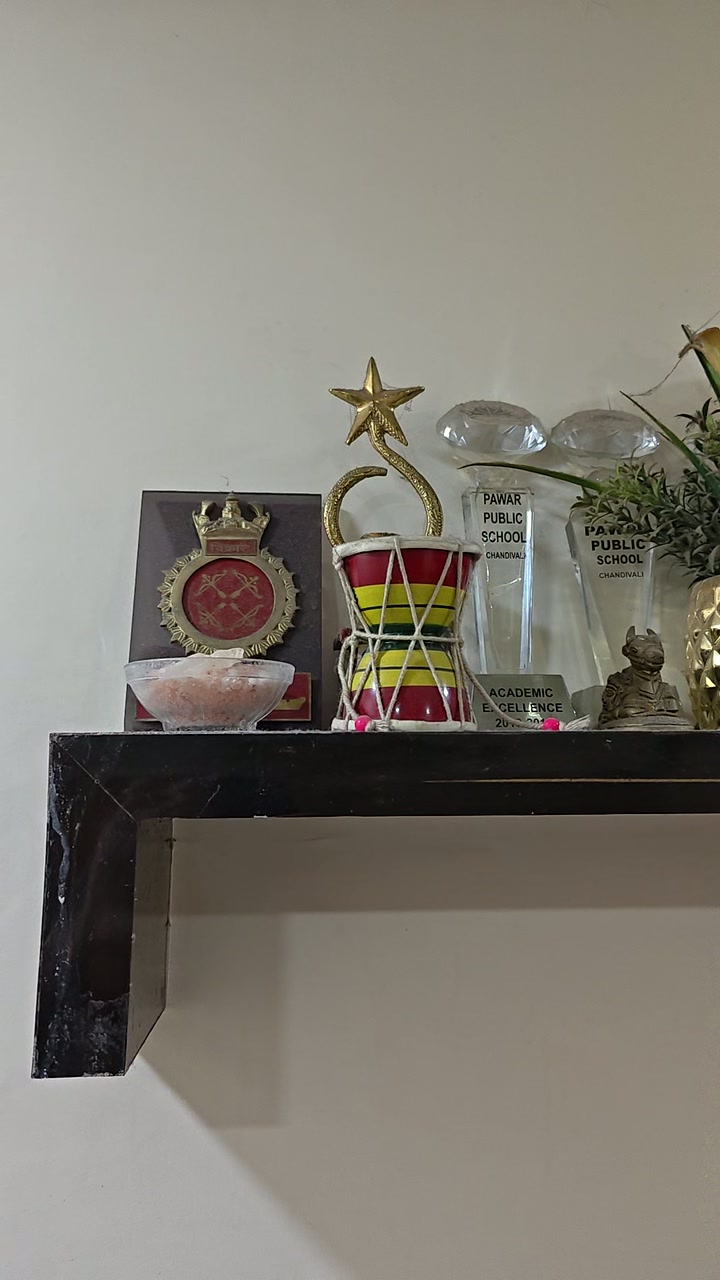
#> input picture data/scene/input/0000.jpg, 720 x 1280 px, given as the content of the folder data/candidates, which was not available
$ python filter_frames.py   (older library calls are emulated)
#> lines starting #> are read from the running program, lines starting #| are printed output that depends on the picture; pictures that were not available may be replaced by others from this repository, and a replacement may not be noted
import argparse
import csv
import shutil
from pathlib import Path
import cv2
import matplotlib.pyplot as plt


def sharpness(path):
    # variance of Laplacian: higher = sharper
    gray = cv2.imread(str(path), cv2.IMREAD_GRAYSCALE)
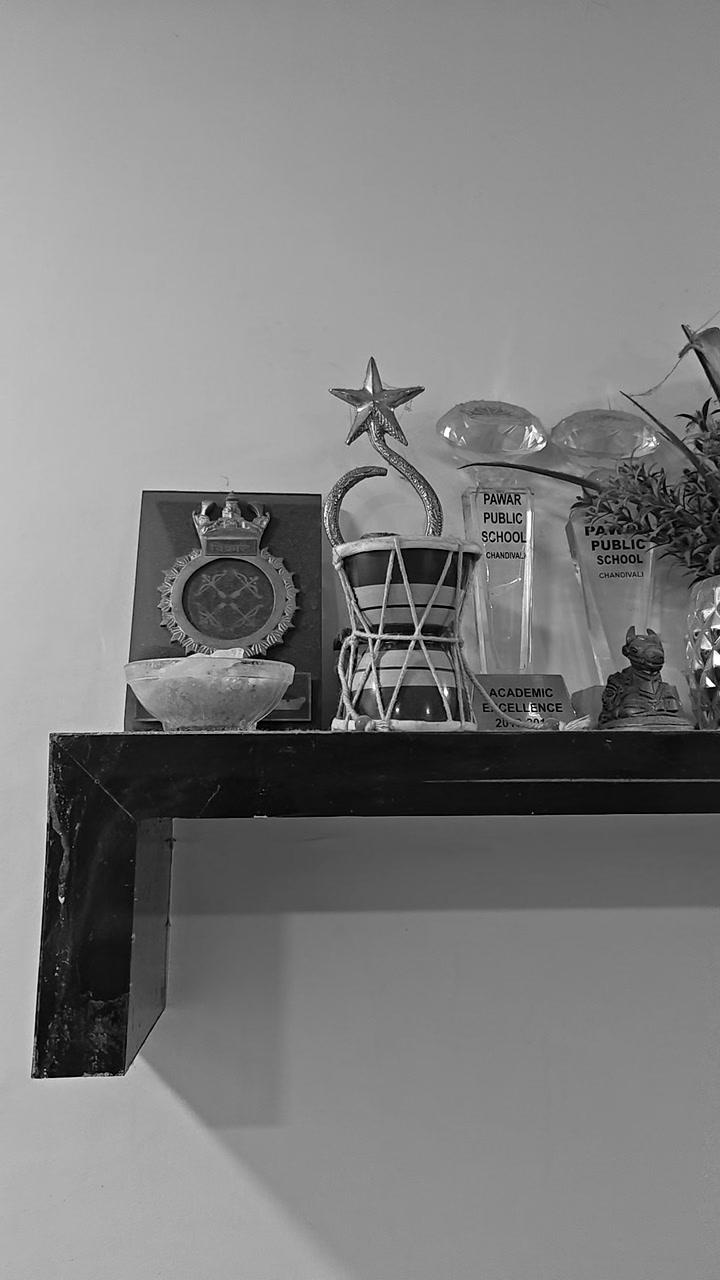
#> gray: shape (1280, 720); min 0, max 255, mean 126.9
    return cv2.Laplacian(gray, cv2.CV_64F).var()


def main():
    p = argparse.ArgumentParser()
    p.add_argument("--src", default="data/candidates")
    p.add_argument("--dst", default="data/scene/input")
    p.add_argument("--group", type=int, default=4)
    p.add_argument("--results", default="results")
    args = p.parse_args()

    src, dst, res = Path(args.src), Path(args.dst), Path(args.results)
    dst.mkdir(parents=True, exist_ok=True)
    (res / "figures").mkdir(parents=True, exist_ok=True)

    frames = sorted(src.glob("*.jpg"))
    if not frames:
        raise SystemExit(f"no .jpg files in {src}")

    scores = [sharpness(f) for f in frames]
#> scores = [539.1]
    print(f"scored {len(frames)} frames")

    # keep the sharpest frame in each consecutive group
    kept = []
    for start in range(0, len(frames), args.group):
        idx = range(start, min(start + args.group, len(frames)))
        kept.append(max(idx, key=lambda i: scores[i]))
#> after the loop, kept = [0]

    # copy with sequential names so sorted order = capture order
    for new_i, i in enumerate(kept):
        shutil.copy2(frames[i], dst / f"{new_i:04d}.jpg")
#> this loop made 1 pass
#> (new_i, i) on pass 1: (0, 0)
    print(f"kept {len(kept)} frames -> {dst}")
#| kept 1 frames -> data/scene/input

    # save scores for the report
    kept_set = set(kept)
#> kept_set = 1 item
    with open(res / "sharpness.csv", "w", newline="") as f:
        w = csv.writer(f)
        w.writerow(["frame", "score", "kept"])
        for i, fr in enumerate(frames):
            w.writerow([fr.name, f"{scores[i]:.2f}", int(i in kept_set)])

    # plot all scores and kept frames highlighted
    plt.figure(figsize=(10, 4))
    plt.plot(scores, color="lightgray", label="all candidates")
    plt.scatter(kept, [scores[i] for i in kept], s=12, color="tab:blue", label="kept")
    plt.xlabel("candidate frame index")
    plt.ylabel("variance of Laplacian")
    plt.title(f"Frame sharpness (group size {args.group})")
    plt.legend()
    plt.tight_layout()
    plt.savefig(res / "figures" / "sharpness.png", dpi=150)
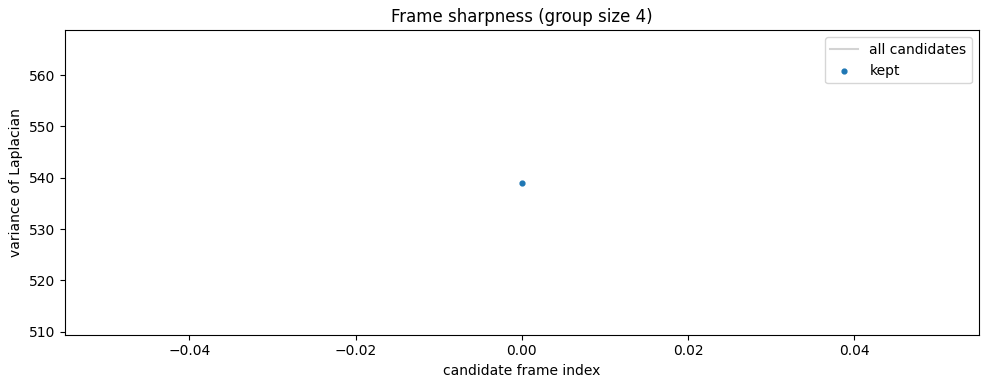
#> figure drawn by matplotlib, 1 panel
    print(f"plot -> {res / 'figures' / 'sharpness.png'}")


if __name__ == "__main__":
    main()

$ run again, on data/scene/input/0004.jpg
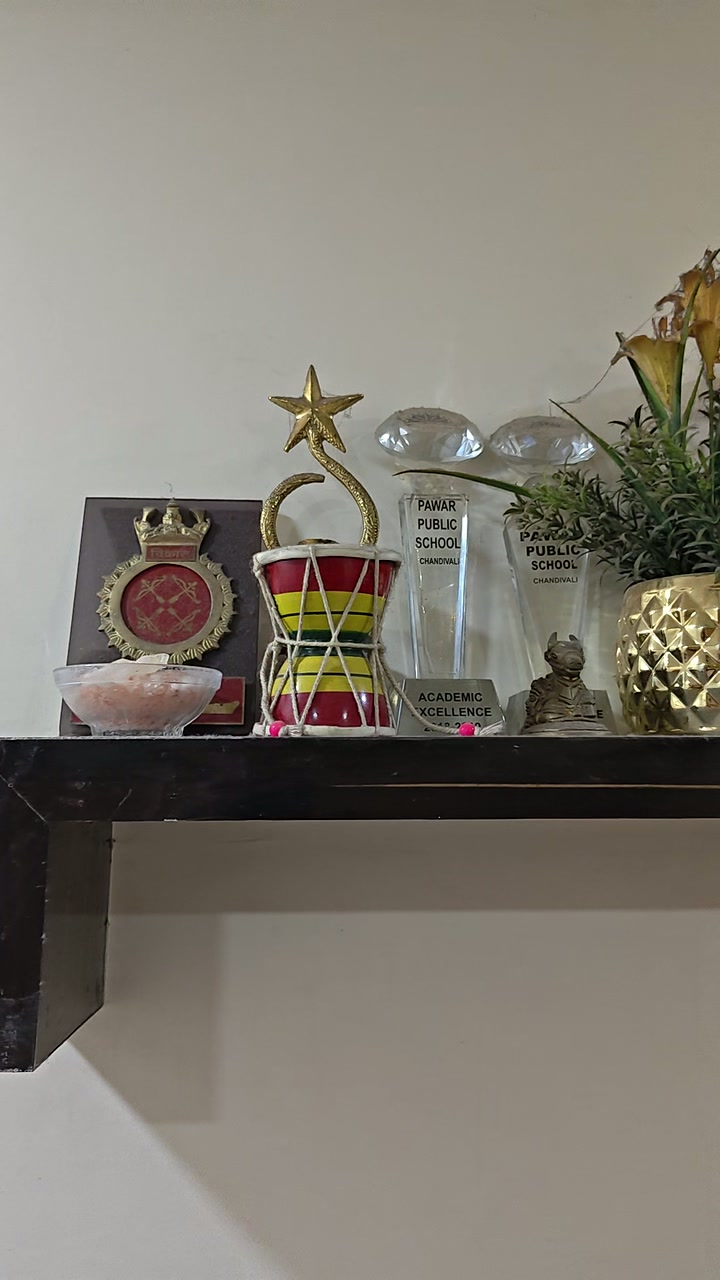
#> input picture data/scene/input/0004.jpg, 720 x 1280 px, given as the content of the folder data/candidates, which was not available
#> in sharpness, `gray = cv2.imread(str(path), cv2.IMREAD_GRAYSCALE)`:
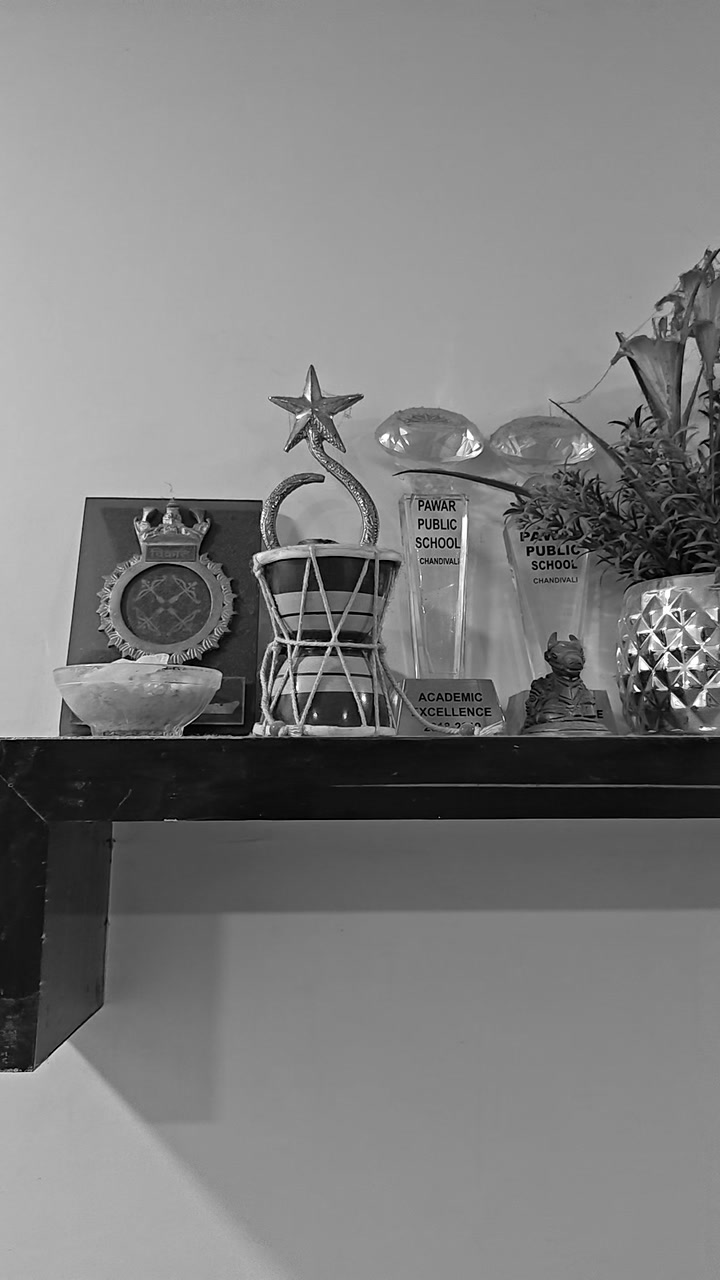
#> gray: shape (1280, 720); min 0, max 255, mean 125.1
#> scores = [573.3]
#> after the loop in main, `for start in range(0, len(frames), args.group):`: kept = [0]
#> the loop in main, `for new_i, i in enumerate(kept):` made 1 pass
#> (new_i, i) on pass 1: (0, 0)
#| kept 1 frames -> data/scene/input
#> kept_set = 1 item
#> in main, `plt.savefig(res / "figures" / "sharpness.png", dpi=150)`:
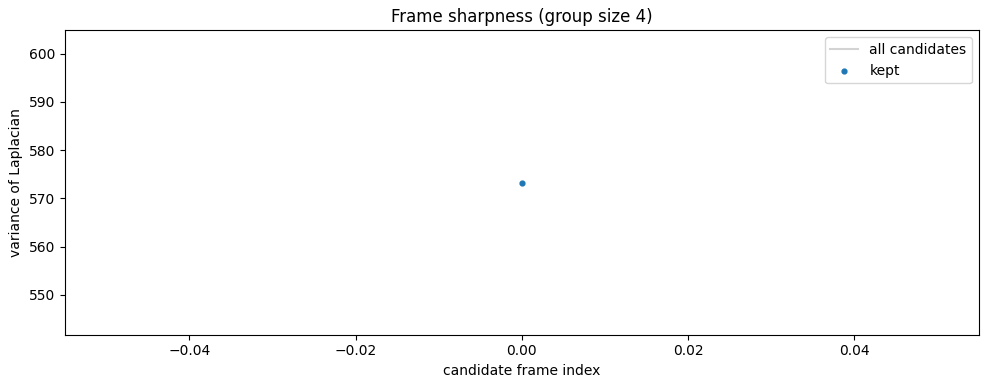
#> figure drawn by matplotlib, 1 panel
